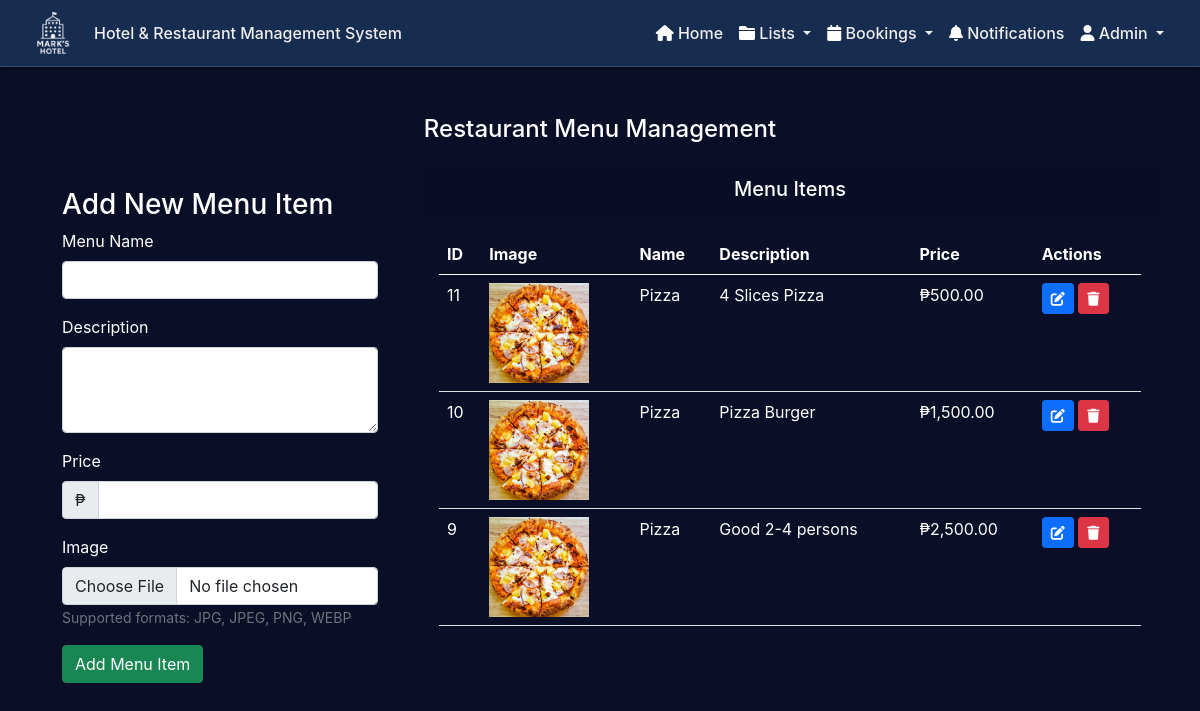
The app's page /admin/restaurantMenu.php (signed in) with its own data.
### tables this page shows
CREATE TABLE `restaurant_menu` (
  `menu_id` int(11) NOT NULL,
  `menu_name` varchar(255) NOT NULL,
  `menu_description` varchar(500) NOT NULL,
  `image` varchar(500) NOT NULL,
  `price` int(255) NOT NULL
);

### admin/restaurantMenu.php (the view, shortened to what this page needs)
<?php
include '../components/config.php';
$edit_menu = null;
$query = "SELECT * FROM restaurant_menu ORDER BY menu_id DESC";
$menu_items = mysqli_query($con, $query);
?>
<!DOCTYPE html>
<html lang="en">
<head>
    <link href="https://cdn.jsdelivr.net/npm/bootstrap@5.0.2/dist/css/bootstrap.min.css" rel="stylesheet">
    <link rel="stylesheet" href="https://cdnjs.cloudflare.com/ajax/libs/font-awesome/6.0.0-beta3/css/all.min.css" />
    <link rel="stylesheet" href="../css/customAdminHeader.css">
    <link rel="stylesheet" href="../css/notifications.css">
    <link rel="stylesheet" href="../css/app.css">
</head>
<body>
    <?php include '../components/header_admin.php'; ?>
    <div class="container mt-4">
        <div class="row">
            <div class="col-12">
                <h4 class="mb-4 text-center mt-4">Restaurant Menu Management</h4>
            </div>
        </div>
        <div class="row">
            <div class="col-md-4">
                <div class="menu-form">
                    <h3><?php echo $edit_menu ? 'Edit Menu Item' : 'Add New Menu Item'; ?></h3>
                    <form action="<?php echo $_SERVER['PHP_SELF']; ?>" method="POST" enctype="multipart/form-data">
                        <div class="mb-3">
                            <label for="menu_name" class="form-label">Menu Name</label>
                            <input type="text" class="form-control" id="menu_name" name="menu_name" value="<?php echo $edit_menu ? $edit_menu['menu_name'] : ''; ?>" required>
                        </div>
                        <div class="mb-3">
                            <label for="menu_description" class="form-label">Description</label>
                            <textarea class="form-control" id="menu_description" name="menu_description" rows="3" required><?php echo $edit_menu ? $edit_menu['menu_description'] : ''; ?></textarea>
                        </div>
                        <div class="mb-3">
                            <label for="price" class="form-label">Price</label>
                            <div class="input-group">
                                <span class="input-group-text">₱</span>
                                <input type="number" class="form-control" id="price" name="price" step="0.01" value="<?php echo $edit_menu ? $edit_menu['price'] : ''; ?>" required>
                            </div>
                        </div>
                        <div class="mb-3">
                            <label for="image" class="form-label">Image</label>
                            <input type="file" class="form-control" id="image" name="image" accept="image/*" onchange="previewImage(this);" <?php echo $edit_menu ? '' : 'required'; ?>>
                            <small class="form-text text-muted">Supported formats: JPG, JPEG, PNG, WEBP</small>
                        </div>
                        <?php if($edit_menu): ?>
                            <button type="submit" name="update_menu" class="btn btn-primary">Update Menu Item</button>
                            <a href="<?php echo $_SERVER['PHP_SELF']; ?>" class="btn btn-secondary">Cancel</a>
                        <?php else: ?>
                            <button type="submit" name="add_menu" class="btn btn-success">Add Menu Item</button>
                        <?php endif; ?>
                    </form>
                </div>
            </div>
            <div class="col-md-8">
                <div class="card">
                    <div class="card-header">
                        <h5 class="card-title text-center">Menu Items</h5>
                    </div>
                    <div class="card-body">
                        <div class="table-responsive">
                            <table class="table table-hover">
                                <thead>
                                    <tr>
                                        <th>ID</th>
                                        <th>Image</th>
                                        <th>Name</th>
                                        <th>Description</th>
                                        <th>Price</th>
                                        <th>Actions</th>
                                    </tr>
                                </thead>
                                <tbody>
                                    <?php if(mysqli_num_rows($menu_items) > 0): ?>
                                        <?php while($item = mysqli_fetch_assoc($menu_items)): ?>
                                            <tr>
                                                <td><?php echo $item['menu_id']; ?></td>
                                                <td>
                                                    <?php if($item['image']): ?>
                                                        <img src="../uploads/<?php echo $item['image']; ?>" class="menu-img" alt="<?php echo $item['menu_name']; ?>">
                                                    <?php else: ?>
                                                        <span class="text-muted">No image</span>
                                                    <?php endif; ?>
                                                </td>
                                                <td><?php echo $item['menu_name']; ?></td>
                                                <td><?php echo substr($item['menu_description'], 0, 50) . (strlen($item['menu_description']) > 50 ? '...' : ''); ?></td>
                                                <td>₱<?php echo number_format($item['price'], 2); ?></td>
                                                <td>
                                                    <a href="<?php echo $_SERVER['PHP_SELF'] . '?edit=' . $item['menu_id']; ?>" class="btn btn-sm btn-primary">
                                                        <i class="fas fa-edit"></i>
                                                    </a>
                                                    <button type="button" class="btn btn-sm btn-danger" data-bs-toggle="modal" data-bs-target="#deleteModal<?php echo $item['menu_id']; ?>">
                                                        <i class="fas fa-trash"></i>
                                                    </button>
                                                </td>
                                            </tr>
                                        <?php endwhile; ?>
                                    <?php else: ?>
                                        <tr>
                                            <td colspan="6" class="text-center">No menu items found</td>
                                        </tr>
                                    <?php endif; ?>
                                </tbody>
                            </table>
                        </div>
                    </div>
                </div>
            </div>
        </div>
    </div>
</body>
</html>

### css/notifications.css (style rules this page uses)
:root { --bg-primary: #0a0e27; --bg-secondary: #141937; --bg-card: #1a1f3a; --accent-blue: #00d4ff; --accent-cyan: #00bcd4; --accent-purple: #6b5ce7; --text-primary: #ffffff; --text-secondary: #8b92b8; --success: #00ff88; --warning: #ffb800; --danger: #ff4757; }

### css/app.css (style rules this page uses)
:root { --bg-primary: #0a0e27; --bg-secondary: #141937; --bg-card: #1a1f3a; --accent-blue: #00d4ff; --accent-cyan: #00bcd4; --accent-purple: #6b5ce7; --text-primary: #ffffff; --text-secondary: #8b92b8; --success: #00ff88; --warning: #ffb800; --danger: #ff4757; }
* { color: var(--text-primary); }
body { background: var(--bg-primary); color: var(--text-primary); font-family: 'Inter', -apple-system, BlinkMacSystemFont, 'Segoe UI', sans-serif; }
.card { background-color: var(--bg-primary); }

### admin/restaurantMenu.php (style rules this page uses)
.menu-img { width: 100px; height: 100px; object-fit: cover; }
.table-responsive { overflow-x: auto; }
.menu-form { padding: 20px; border-radius: 5px; margin-bottom: 20px; }

### records on screen
restaurant_menu: menu_id "11", image (picture), menu_name "Pizza", menu_description "4 Slices Pizza", price "500.00"
restaurant_menu: menu_id "10", image (picture), menu_name "Pizza", menu_description "Pizza Burger", price "1,500.00"
restaurant_menu: menu_id "9", image (picture), menu_name "Pizza", menu_description "Good 2-4 persons", price "2,500.00"

### other values on screen
$_SESSION['name'] "Admin"
